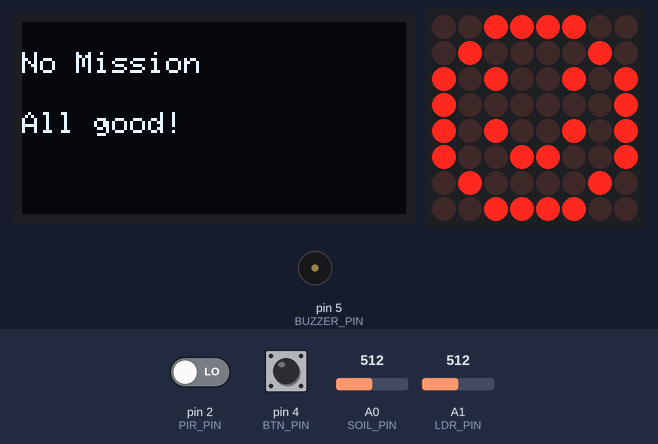
Bench run of a sketch on a simulated Arduino Uno, built with avr-gcc and run on an emulated ATmega328P. On the bench: 128×64 one-colour display, 8×8 LED matrix, buzzer (waves = sounding, pin HIGH). The inputs (shaded band) are chosen by the test bench; at power-on: A1 (LDR_PIN) = 512, pin 4 (BTN_PIN) HIGH, A0 (SOIL_PIN) = 512, pin 2 (PIR_PIN) LOW. EEPROM starts erased.

Above: at 3.2 s.
3.3 s: A1 (LDR_PIN) set to 587
8.9 s: A1 (LDR_PIN) set to 610
At 13.3 s:
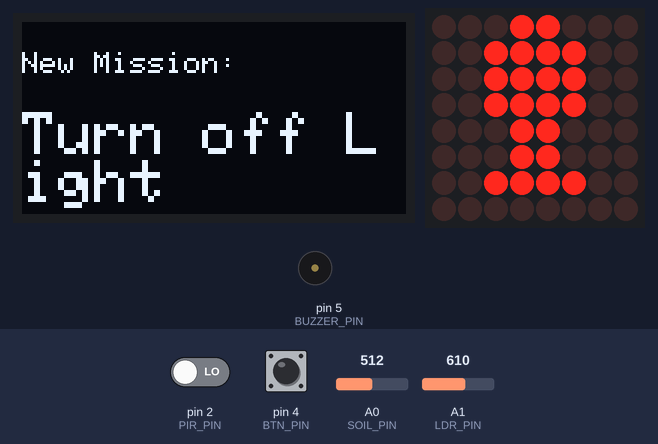
14.5 s: pin 4 (BTN_PIN) pulled LOW for 3 s
At 18.5 s:
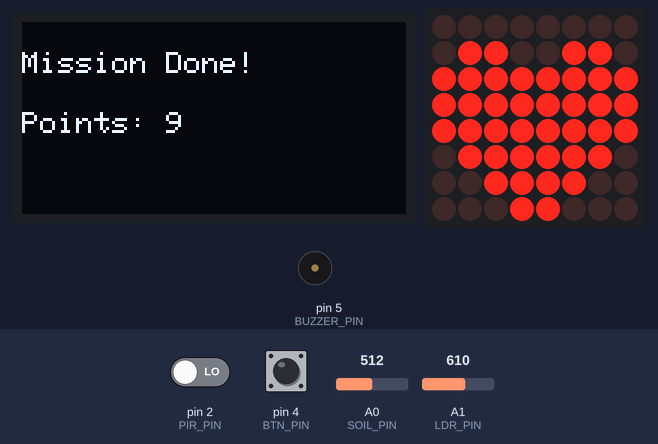
26.0 s: A0 (SOIL_PIN) set to 317
31.6 s: A0 (SOIL_PIN) set to 291
At 36.0 s:
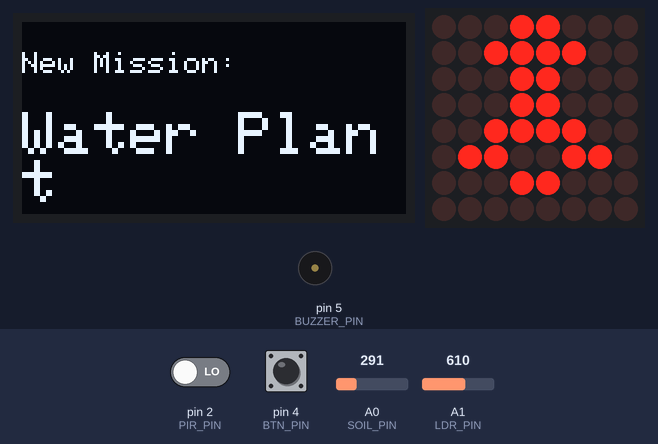
37.2 s: pin 4 (BTN_PIN) pulled LOW for 3 s
At 41.2 s:
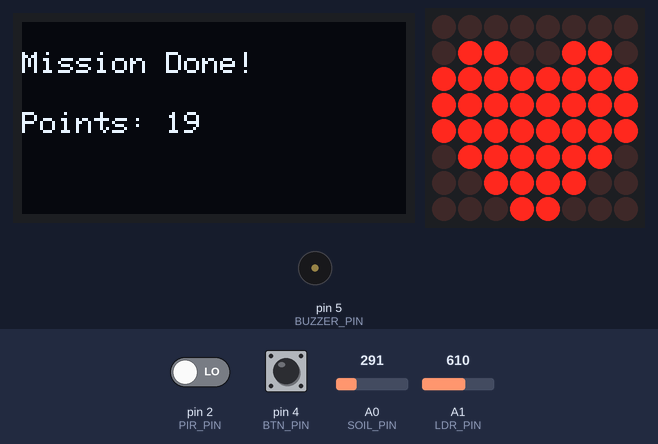
Timing chart, 0 to 42.7 s (numbered marks = the images above; inputs shaded):
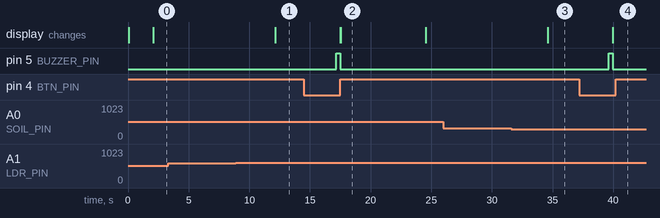

Measured:
- the behaviour switches between 600 and 601 on A1 (LDR_PIN) (found by bisection; images 0 and 1)
- the behaviour switches between 300 and 299 on A0 (SOIL_PIN) (found by bisection; images 2 and 3)
- after the input at 3.3 s, every drawn part: stays the same
- after the input at 8.9 s, the display: first changes after 3.3 s (image 1 shows a later state)
- after the input at 14.5 s, pin 5 (BUZZER_PIN): LOW → HIGH after 2.7 s, → LOW 0.30 s later; the display: first changes after 3.0 s (image 2 shows a later state)
- after the input at 26.0 s, every drawn part: stays the same
- after the input at 31.6 s, the display: first changes after 3.0 s (image 3 shows a later state)
- after the input at 37.2 s, pin 5 (BUZZER_PIN): LOW → HIGH after 2.4 s, → LOW 0.30 s later; the display: first changes after 2.8 s (image 4 shows a later state)
- what the display in image 2 shows lasts 7.0 s, from 17.5 s to 24.5 s

The sketch:

wristband.ino
```cpp
#include <Adafruit_SSD1306.h>
#include <Adafruit_GFX.h>
#include <Wire.h>
#include <DHT.h>
#include <EEPROM.h>
#include <LedControl.h>

// OLED setup
#define SCREEN_WIDTH 128
#define SCREEN_HEIGHT 64
#define OLED_RESET -1
Adafruit_SSD1306 display(SCREEN_WIDTH, SCREEN_HEIGHT, &Wire, OLED_RESET);

// Dot Matrix (DIN, CLK, CS)
LedControl lc = LedControl(11, 13, 10, 1); // Only 1 device

// Sensor & Pin Setup
#define PIR_PIN 2
#define SOIL_PIN A0
#define LDR_PIN A1
#define DHT_PIN 3
#define BTN_PIN 4
#define BUZZER_PIN 5

#define DHTTYPE DHT11
DHT dht(DHT_PIN, DHTTYPE);

// Emoji patterns
byte heart[8] = {
  B00000000,
  B01100110,
  B11111111,
  B11111111,
  B11111111,
  B01111110,
  B00111100,
  B00011000
};

byte leaf[8] = {
  B00011000,
  B00111100,
  B00011000,
  B00011000,
  B00111100,
  B01100110,
  B00011000,
  B00000000
};

byte bulb[8] = {
  B00011000,
  B00111100,
  B00111100,
  B00111100,
  B00011000,
  B00011000,
  B00111100,
  B00000000
};

byte smiley[8] = {
  B00111100,
  B01000010,
  B10100101,
  B10000001,
  B10100101,
  B10011001,
  B01000010,
  B00111100
};

// State
int currentMission = -1;
int score = 0;

void setup() {
  Serial.begin(9600);

  // Pin modes
  pinMode(PIR_PIN, INPUT);
  pinMode(BTN_PIN, INPUT_PULLUP);
  pinMode(BUZZER_PIN, OUTPUT);

  // Start components
  display.begin(SSD1306_SWITCHCAPVCC, 0x3C);
  display.clearDisplay();
  dht.begin();

  lc.shutdown(0, false);      // Wake up dot matrix
  lc.setIntensity(0, 8);      // Brightness
  lc.clearDisplay(0);

  EEPROM.get(0, score);       // Load score from EEPROM

  showMessage("World Saver!", "Loading...");
  displayEmoji(heart);
  delay(2000);
}

void loop() {
  int pir = digitalRead(PIR_PIN);
  int soil = analogRead(SOIL_PIN);
  int light = analogRead(LDR_PIN);

  // Mission Conditions
  if (soil < 300) {
    currentMission = 0;
    showMission("Water Plant");
    displayEmoji(leaf);
  } else if (pir == LOW && light > 600) {
    currentMission = 1;
    showMission("Turn off Light");
    displayEmoji(bulb);
  } else {
    currentMission = -1;
    showMessage("No Mission", "All good!");
    displayEmoji(smiley);
  }

  // Mission Complete Button
  if (digitalRead(BTN_PIN) == LOW && currentMission != -1) {
    score += 10;
    EEPROM.put(0, score);
    buzzSuccess();
    showMessage("Mission Done!", "Points: " + String(score));
    displayEmoji(heart);
    delay(2000);
  }

  delay(5000); // Recheck after delay
}

void showMission(String msg) {
  display.clearDisplay();
  display.setTextSize(1);
  display.setTextColor(SSD1306_WHITE);
  display.setCursor(0, 10);
  display.println("New Mission:");
  display.setTextSize(2);
  display.setCursor(0, 30);
  display.println(msg);
  display.display();
}

void showMessage(String line1, String line2) {
  display.clearDisplay();
  display.setTextSize(1);
  display.setTextColor(SSD1306_WHITE);
  display.setCursor(0, 10);
  display.println(line1);
  display.setCursor(0, 30);
  display.println(line2);
  display.display();
}

void buzzSuccess() {
  digitalWrite(BUZZER_PIN, HIGH);
  delay(300);
  digitalWrite(BUZZER_PIN, LOW);
}

void displayEmoji(byte emoji[8]) {
  for (int i = 0; i < 8; i++) {
    lc.setRow(0, i, emoji[i]);
  }
}
```
